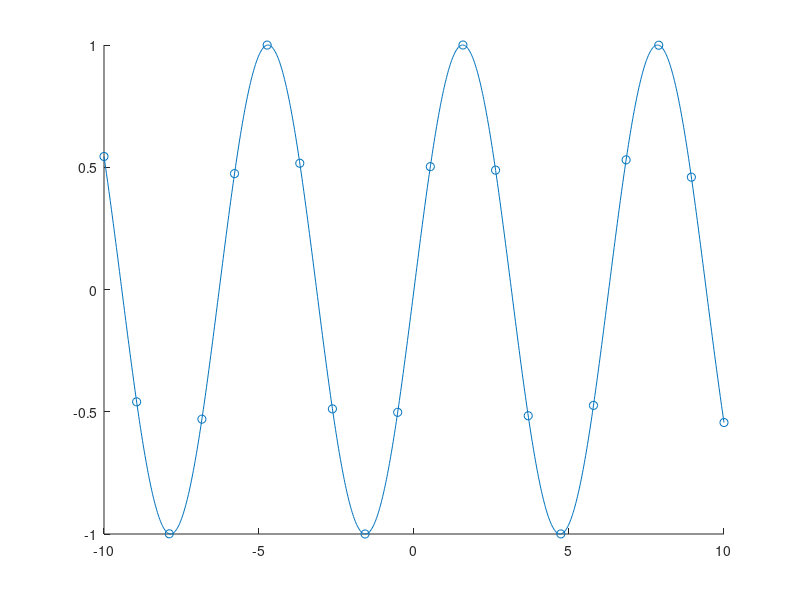

Reproduce this figure in MATLAB.
clear all; close all; clc;
a=-10;
b=10;
x=linspace(a,b,20);
y=sin(x);
sum=0;
for i=1:length(x)
    p=1;
    for j=1:length(x)
        if j~=i
            c = poly(x(j))/(x(i)-x(j));
            p = conv(p,c);
        end
    end
    sum= sum + p*y(i);
end

xq=linspace(a,b,1000);
yq=polyval(sum,xq);
scatter(x,y)
hold on
plot(xq,yq)



